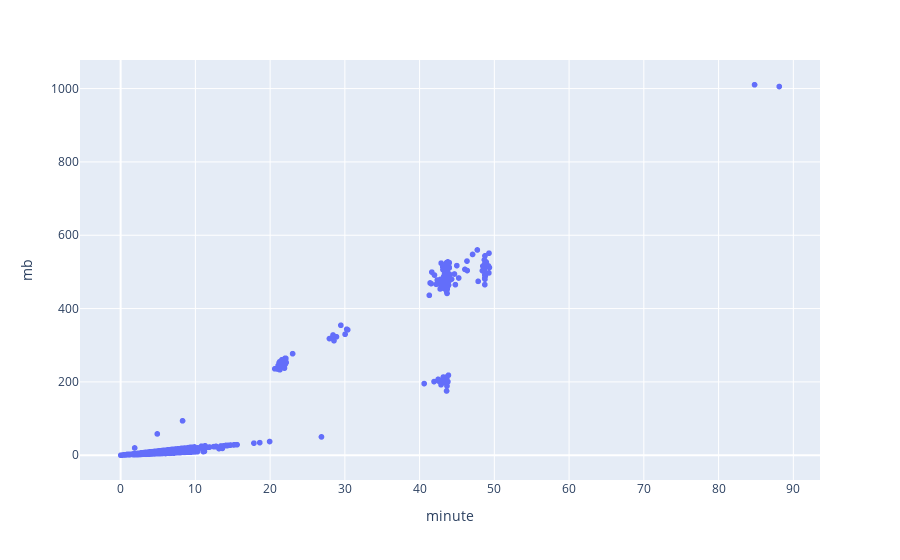

Notebook code for this chart:
### Markdown cell above
Задача 2: На основе данных из таблицы track создайте диаграмму рассеивания, показывающую соотношение минут и мегабайтов.

### Code cell
px.scatter(
    data_frame=df,
    x='minute',
    y='mb'
)

### Figure 1 — Plotly figure (JSON) as saved in the notebook; plotly's stock layout.template omitted (floating-point values rounded to 4 significant figures; data arrays with more than 128 entries replaced by an {"elided": "..."} marker saying what was removed)
{"data": [{"hovertemplate": "minute=%{x}<br>mb=%{y}<extra></extra>", "legendgroup": "", "marker": {"color": "#636efa", "symbol": "circle"}, "mode": "markers", "name": "", "showlegend": false, "type": "scattergl", "x": {"elided": "3503 float values"}, "xaxis": "x", "y": {"elided": "3503 float values"}, "yaxis": "y"}], "layout": {"legend": {"tracegroupgap": 0}, "margin": {"t": 60}, "xaxis": {"anchor": "y", "domain": [0, 1], "title": {"text": "minute"}}, "yaxis": {"anchor": "x", "domain": [0, 1], "title": {"text": "mb"}}}}
